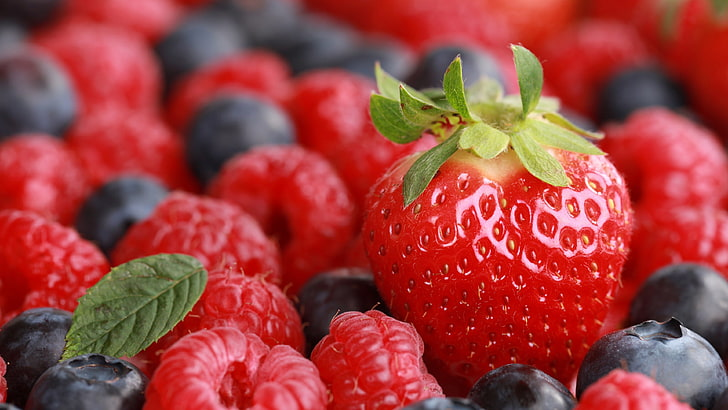
#> input picture strawberry.jpg, 728 x 410 px
$ python assignment.py
#> lines starting #> are read from the running program, lines starting #| are printed output that depends on the picture
import cv2

image = cv2.imread(input('Enter Your Image path :'))
#> the answer given: strawberry.jpg
#> image is the input picture: shape (410, 728, 3); mean B, G, R 62.7, 65.3, 158.4

gray = cv2.cvtColor(image , cv2.COLOR_BGR2GRAY)
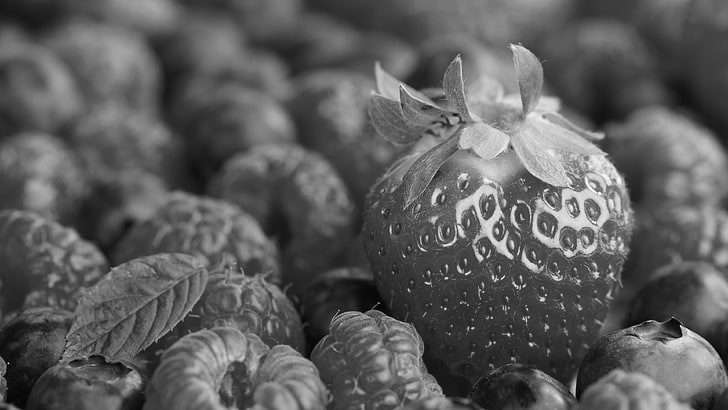
#> gray: shape (410, 728); min 0, max 254, mean 92.8

show_save = input("Show the image or save the image : ").lower()
#> the answer given: out.png

if show_save == 'show':
    original_gray = input('Enter which type you want original/gary : ').lower()
    if original_gray == 'original':
        cv2.imshow("Image is showing" , image)
        cv2.waitKey()
        cv2.destroyAllWindows()
    elif original_gray == 'gray' :
        cv2.imshow("Image is showing" , gray)
        cv2.waitKey()
        cv2.destroyAllWindows()
    else :
        print('Invalid Choice')

elif show_save == "save" :
     filename = input('Enter your new file name : ')
     cv2.imwrite(filename , gray)


else:
    print("Invalid Command")
